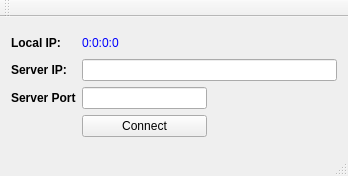
<?xml version="1.0" encoding="UTF-8"?>
<ui version="4.0">
 <class>MainWindow</class>
 <widget class="QMainWindow" name="MainWindow">
  <property name="geometry">
   <rect>
    <x>0</x>
    <y>0</y>
    <width>348</width>
    <height>176</height>
   </rect>
  </property>
  <property name="windowTitle">
   <string>MainWindow</string>
  </property>
  <widget class="QWidget" name="centralWidget">
   <layout class="QGridLayout" name="gridLayout_2">
    <item row="0" column="0">
     <layout class="QGridLayout" name="gridLayout">
      <item row="4" column="1">
       <widget class="QPushButton" name="connectBtn">
        <property name="text">
         <string>Connect</string>
        </property>
        <property name="checkable">
         <bool>true</bool>
        </property>
       </widget>
      </item>
      <item row="2" column="1" colspan="2">
       <widget class="QLineEdit" name="serverIP"/>
      </item>
      <item row="2" column="0">
       <widget class="QLabel" name="label">
        <property name="font">
         <font>
          <weight>75</weight>
          <bold>true</bold>
         </font>
        </property>
        <property name="text">
         <string>Server IP:</string>
        </property>
       </widget>
      </item>
      <item row="3" column="2">
       <spacer name="horizontalSpacer">
        <property name="orientation">
         <enum>Qt::Horizontal</enum>
        </property>
        <property name="sizeHint" stdset="0">
         <size>
          <width>40</width>
          <height>20</height>
         </size>
        </property>
       </spacer>
      </item>
      <item row="3" column="1">
       <widget class="QLineEdit" name="serverPort">
        <property name="inputMethodHints">
         <set>Qt::ImhDigitsOnly</set>
        </property>
       </widget>
      </item>
      <item row="3" column="0">
       <widget class="QLabel" name="label_2">
        <property name="font">
         <font>
          <weight>75</weight>
          <bold>true</bold>
         </font>
        </property>
        <property name="text">
         <string>Server Port</string>
        </property>
       </widget>
      </item>
      <item row="1" column="0">
       <widget class="QLabel" name="label_3">
        <property name="font">
         <font>
          <weight>75</weight>
          <bold>true</bold>
         </font>
        </property>
        <property name="text">
         <string>Local IP:</string>
        </property>
       </widget>
      </item>
      <item row="1" column="1" colspan="2">
       <widget class="QLabel" name="localIP">
        <property name="maximumSize">
         <size>
          <width>16777215</width>
          <height>20</height>
         </size>
        </property>
        <property name="text">
         <string>&lt;html&gt;&lt;head/&gt;&lt;body&gt;&lt;p&gt;&lt;span style=&quot; color:#0000ff;&quot;&gt;0:0:0:0&lt;/span&gt;&lt;/p&gt;&lt;/body&gt;&lt;/html&gt;</string>
        </property>
       </widget>
      </item>
     </layout>
    </item>
   </layout>
  </widget>
  <widget class="QMenuBar" name="menuBar">
   <property name="geometry">
    <rect>
     <x>0</x>
     <y>0</y>
     <width>348</width>
     <height>17</height>
    </rect>
   </property>
  </widget>
  <widget class="QToolBar" name="mainToolBar">
   <attribute name="toolBarArea">
    <enum>TopToolBarArea</enum>
   </attribute>
   <attribute name="toolBarBreak">
    <bool>false</bool>
   </attribute>
  </widget>
  <widget class="QStatusBar" name="statusBar"/>
 </widget>
 <layoutdefault spacing="6" margin="11"/>
 <resources/>
 <connections/>
</ui>
